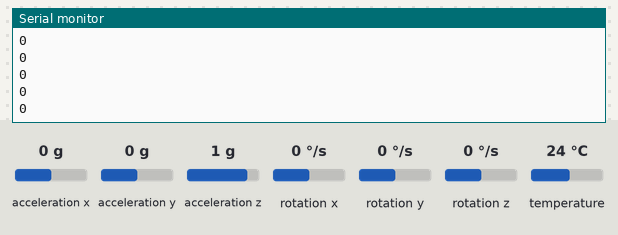
Simulated run of this sketch. Board: Arduino Uno, built with avr-gcc and run on an emulated ATmega328P. Parts: the last lines printed to the serial monitor. The inputs (shaded band) are chosen by the test bench; at power-on: acceleration x 0 g, acceleration y 0 g, acceleration z 1 g, rotation x 0 °/s, rotation y 0 °/s, rotation z 0 °/s, temperature 24 °C.

Above: at 1.2 s.
1.3 s: acceleration x set to -1.4 g
At 1.8 s:
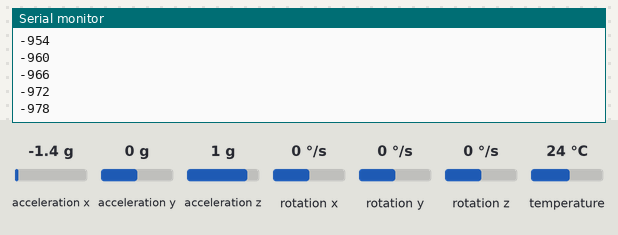
2.8 s: acceleration x set to -0.8 g
At 3.7 s:
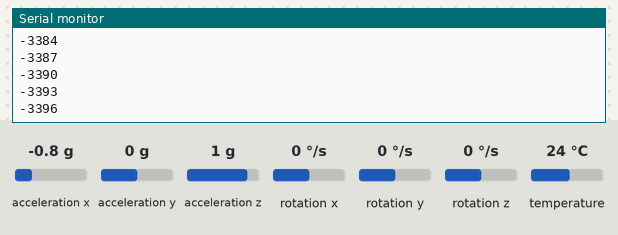
Timing chart, 0 to 5.8 s (numbered marks = the images above; inputs shaded):
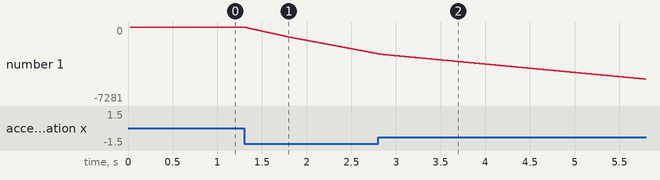

The sketch:

sketch_jan27a.ino
```cpp
#include <Wire.h>
#include <Adafruit_MPU6050.h>
#include <Adafruit_Sensor.h>

Adafruit_MPU6050 mpu;

const int MPU = 0x68;
float AccX, AccY, AccZ;
float kalmanGain = 0.5;

// x coordinates
float previous_ax = 0.0;
float previous_vx = 0.0;
float previous_x = 0.0;
float current_ax, current_vx, current_x;
float distance_x = 0;


// y coordinates
float previous_ay = 0.0;
float previous_vy = 0.0;
float previous_y = 0.0;
float current_ay, current_vy, current_y;

// z coordinates
float current_az;
float previous_az =16384.0;

void setup()
{
  Serial.begin(19200);
  if (!mpu.begin()) {
    Serial.println("Failed to find MPU6050 chip");
    while (1) {
      delay(10);
    }
  }
    mpu.setAccelerometerRange(MPU6050_RANGE_2_G);
  delay(20);


}

void loop()
{
  sensors_event_t a, g, temp;
  mpu.getEvent(&a, &g, &temp);
  AccX = a.acceleration.x ;
  AccY = a.acceleration.y;
  AccZ = a.acceleration.z;

  Serial.println(getDistanceX());


}
int kalmanFilterAx(){
    current_ax = previous_ax + kalmanGain*(AccX-previous_ax);
    return current_ax;
}

int getDistanceX(){

  current_vx = previous_vx + kalmanFilterAx();
  current_x = previous_x + current_vx;
  distance_x += current_x;
  return distance_x;
}
int kalmanFilterAy(){
    current_ay = previous_ay + kalmanGain*(AccY-previous_ay);
    return current_ay;
}

int getDistanceY(){

  current_vy = previous_vy + kalmanFilterAy();
  current_y = previous_y + current_vy;
  return current_y;
}
```

Measured:
- after the input at 1.3 s, the serial monitor: prints a new line at once (image 1)
- plotted number 1: 0 → -2628 after the input at 1.3 s
